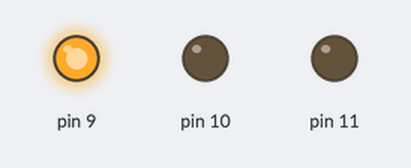
Bench run of a sketch on a simulated Arduino Uno, built with avr-gcc and run on an emulated ATmega328P. Parts: output pins drawn as LEDs (lit = HIGH).

Above: at 0.05 s.
At 0.9 s:
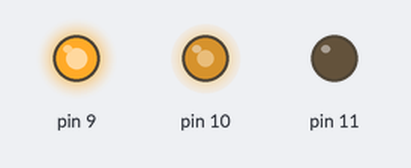
At 1.3 s:
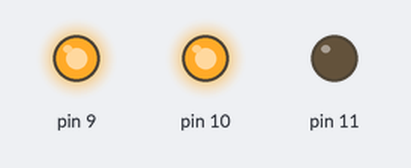
At 1.75 s:
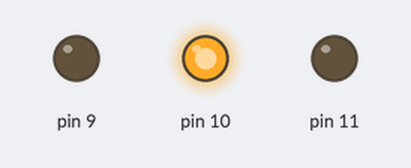
At 2.6 s:
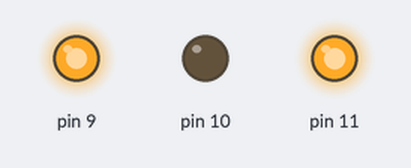
At 3.45 s:
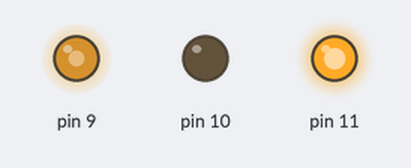
Timing chart, 0 to 8.1 s (numbered marks = the images above):
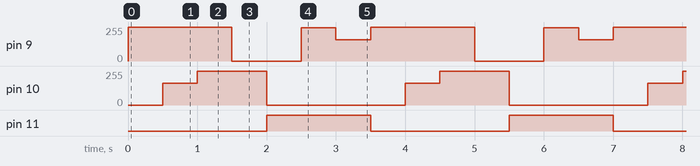

Measured:
- by itself, pin 9: repeats every 3.5 s: 0/255 1.0 s, 251/255 0.50 s, 158/255 0.50 s, 255/255 1.5 s
- by itself, pin 10: repeats every 3.5 s: 255/255 1.0 s, 0/255 2.0 s, 162/255 0.50 s
- by itself, pin 11: alternates HIGH for 1.5 s and LOW for 2.0 s

The sketch:

1.05.2_Rainbow_Brite.ino
```cpp
// Unit 1 Digital Sandbox
// Tutorial 1.05 Color Mixing

// Make the RGB cycle through ROYGBIV (or any 7 distinct colors in whatever order, if u ~*~FaNcY~*~).

void setup()
{
  pinMode(9, OUTPUT);
  pinMode(10, OUTPUT);
  pinMode(11, OUTPUT);
}

void loop()
{
  // Red
  analogWrite(9,255);
  analogWrite(10,0);
  analogWrite(11,0);
  delay(500);

  // Orange
  analogWrite(9,255);
  analogWrite(10,162);
  analogWrite(11,0);
  delay(500);

  // Yellow
  analogWrite(9,255);
  analogWrite(10,255);
  analogWrite(11,0);
  delay(500);

  // Green
  analogWrite(9,0);
  analogWrite(10,255);
  analogWrite(11,0);
  delay(500);

  // Blue
  analogWrite(9,0);
  analogWrite(10,0);
  analogWrite(11,255);
  delay(500);

  // Indigo
  analogWrite(9,251);
  analogWrite(10,0);
  analogWrite(11,255);
  delay(500);

  // Violet
  analogWrite(9,158);
  analogWrite(10,0);
  analogWrite(11,255);
  delay(500);
}
```
